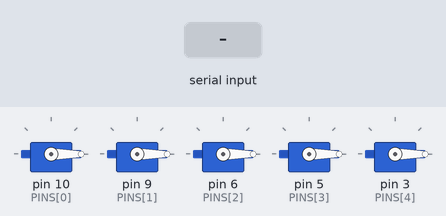
Recording of a sketch running on a simulated Arduino Uno, built with avr-gcc and run on an emulated ATmega328P. Parts: 5 × servo. Inputs (shaded band) come from the test bench. What the sketch prints to the serial monitor is not drawn.

Above: at 1.2 s.
1.3 s: "T:45\n" received over Serial
At 1.7 s:
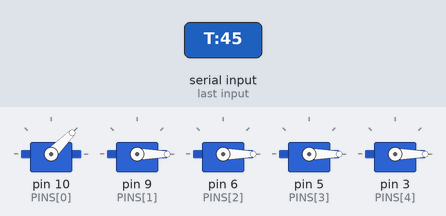
2.8 s: "A:\n" received over Serial
At 4.0 s:
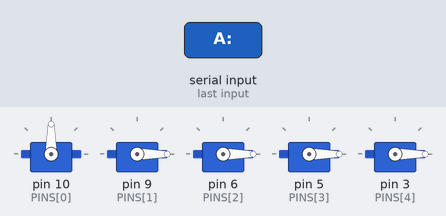
4.3 s: "CLOSE\n" received over Serial
At 5.2 s:
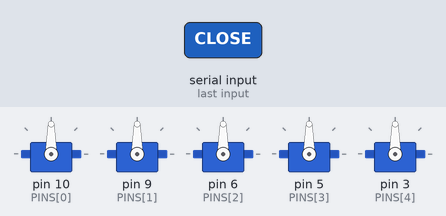
5.8 s: "A:90\n" received over Serial
At 6.3 s:
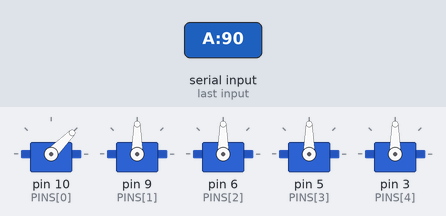
Timing chart, 0 to 10.3 s (numbered marks = the images above; inputs shaded):
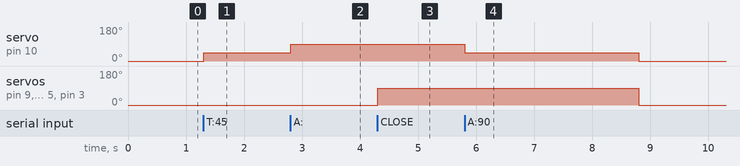

The sketch:

RobotHandSerial.ino
```cpp
/*
  RobotHandSerial  (ArduinoAI 2.7 หมวด 18 มือหุ่นยนต์)
  แก้จาก pan_robot_hand2.ino ของครู (ไฟล์เดิมอยู่ในโฟลเดอร์เดียวกัน: pan_robot_hand2_original.ino)

  สิ่งที่แก้/เพิ่ม
   1) รับรูปแบบ "A:180,0,180,0,0" ที่หน้าเว็บกล้อง (hand_camera_servo_realtime_mediapipe.html) ส่งมาด้วย
      ของเดิมรับแค่ "T:45" และ "ALL:T45,..." มือจึงไม่ขยับเมื่อใช้กับหน้าเว็บ
      (180 = นิ้วเหยียด -> MIN_ANGLE, 0 = นิ้วงอ -> MAX_ANGLE)
   2) Fail-safe: ไม่มีคำสั่งเกิน 3 วินาที มือกางออกเอง
   3) E-Stop: "STOP" กางมือและไม่รับคำสั่งขยับจนกว่าจะส่ง "RESUME", "HB" = heartbeat
   4) ALL: ตัดคำสั่งด้วย indexOf แบบเดิมจะอ่านผิดถ้าส่งมาไม่ครบ 5 นิ้ว ตอนนี้อ่านได้ทุกจำนวน

  ขาเซอร์โว (Arduino Uno): โป้ง D10, ชี้ D9, กลาง D6, นาง D5, ก้อย D3 (เหมือนเดิม)
  ⚠ เซอร์โว 5 ตัวต้องใช้ไฟ 5V แยก (2-3A) และต่อ GND ร่วมกับ Arduino
*/
#include <Servo.h>

Servo fingers[5];
const int PINS[5] = {10, 9, 6, 5, 3};          // Thumb, Index, Middle, Ring, Pinky
const char NAMES[5] = {'T', 'I', 'M', 'R', 'P'};
const int MIN_ANGLE = 0;                        // Fully open
const int MAX_ANGLE = 90;                       // Fully closed
const unsigned long TIMEOUT_MS = 3000;          // 0 = ปิด fail-safe

int currentAngles[5] = {0, 0, 0, 0, 0};
bool stopped = false;
bool safeState = true;
unsigned long lastCmd = 0;

void writeFinger(int i, int angle) {
  angle = constrain(angle, MIN_ANGLE, MAX_ANGLE);
  fingers[i].write(angle);
  currentAngles[i] = angle;
}

void setAll(int angle) {
  for (int i = 0; i < 5; i++) writeFinger(i, angle);
}

int fingerIndex(char c) {
  for (int i = 0; i < 5; i++) if (NAMES[i] == c) return i;
  return -1;
}

void waveSequence() {
  for (int i = 4; i >= 0; i--) {
    writeFinger(i, MAX_ANGLE); delay(200);
    writeFinger(i, MIN_ANGLE); delay(200);
  }
}

void testSequence() {
  Serial.println("=== TESTING ALL FINGERS ===");
  for (int i = 0; i < 5; i++) {
    writeFinger(i, MAX_ANGLE); delay(500);
    writeFinger(i, MIN_ANGLE); delay(500);
  }
  Serial.println("=== TEST COMPLETE ===");
}

bool processCommand(String cmd) {
  cmd.trim();
  cmd.toUpperCase();
  if (cmd.length() == 0) return false;
  if (cmd == "STOP") { stopped = true; setAll(MIN_ANGLE); Serial.println("E-STOP"); return true; }
  if (cmd == "RESUME") { stopped = false; Serial.println("RESUMED"); return true; }
  if (cmd == "HB") return true;
  if (stopped) return true;

  if (cmd.length() >= 3 && cmd.charAt(1) == ':' && fingerIndex(cmd.charAt(0)) >= 0) {   // T:45
    writeFinger(fingerIndex(cmd.charAt(0)), cmd.substring(2).toInt());
  } else if (cmd.startsWith("ALL:")) {                                                    // ALL:T45,I30,...
    String rest = cmd.substring(4) + ",";
    int start = 0, comma;
    while ((comma = rest.indexOf(',', start)) >= 0) {
      String part = rest.substring(start, comma);
      part.trim();
      if (part.length() >= 2 && fingerIndex(part.charAt(0)) >= 0)
        writeFinger(fingerIndex(part.charAt(0)), part.substring(1).toInt());
      start = comma + 1;
    }
  } else if (cmd.startsWith("A:")) {                                                      // A:180,0,... (หน้าเว็บ)
    String rest = cmd.substring(2) + ",";
    int start = 0, comma, i = 0;
    while ((comma = rest.indexOf(',', start)) >= 0 && i < 5) {
      int v = constrain(rest.substring(start, comma).toInt(), 0, 180);
      writeFinger(i++, MAX_ANGLE - (long)v * (MAX_ANGLE - MIN_ANGLE) / 180);
      start = comma + 1;
    }
  } else if (cmd == "OPEN" || cmd == "SEQ:OPEN") {
    setAll(MIN_ANGLE);
  } else if (cmd == "CLOSE") {
    setAll(MAX_ANGLE);
  } else if (cmd == "SEQ:WAVE") {
    waveSequence();
  } else if (cmd == "SEQ:FIST") {
    setAll(MAX_ANGLE); delay(1000); setAll(MIN_ANGLE); delay(1000);
  } else if (cmd == "TEST" || cmd == "SEQ:TEST") {
    testSequence();
  } else {
    Serial.print("ERR ");
    Serial.println(cmd);
    return false;
  }
  return true;
}

void setup() {
  Serial.begin(9600);
  for (int i = 0; i < 5; i++) fingers[i].attach(PINS[i]);
  setAll(MIN_ANGLE);
  Serial.println("AI HAND CONTROLLER - READY");
  lastCmd = millis();
}

void loop() {
  if (Serial.available() > 0) {
    String command = Serial.readStringUntil('\n');
    if (processCommand(command)) {
      lastCmd = millis();
      safeState = false;
    }
  }
  if (TIMEOUT_MS && !safeState && millis() - lastCmd > TIMEOUT_MS) {
    setAll(MIN_ANGLE);                         // ผู้ควบคุมหายไป: กางมือไว้ก่อน
    safeState = true;
    Serial.println("TIMEOUT");
  }
}
```

Measured:
- after the input at 1.3 s, servo on pin 10 (PINS[0]): 0° → 45° at once
- after the input at 2.8 s, servo on pin 10 (PINS[0]): 45° → 90° at once
- after the input at 4.3 s, servo on pin 9 (PINS[1]), servo on pin 6 (PINS[2]), servo on pin 5 (PINS[3]), servo on pin 3 (PINS[4]): 0° → 90° at once
- after the input at 5.8 s, servo on pin 10 (PINS[0]): 90° → 45° at once, → 0° 3.0 s later; servo on pin 9 (PINS[1]), servo on pin 6 (PINS[2]), servo on pin 5 (PINS[3]), servo on pin 3 (PINS[4]): 90° → 0° after 3.0 s instead of 1.5 s
